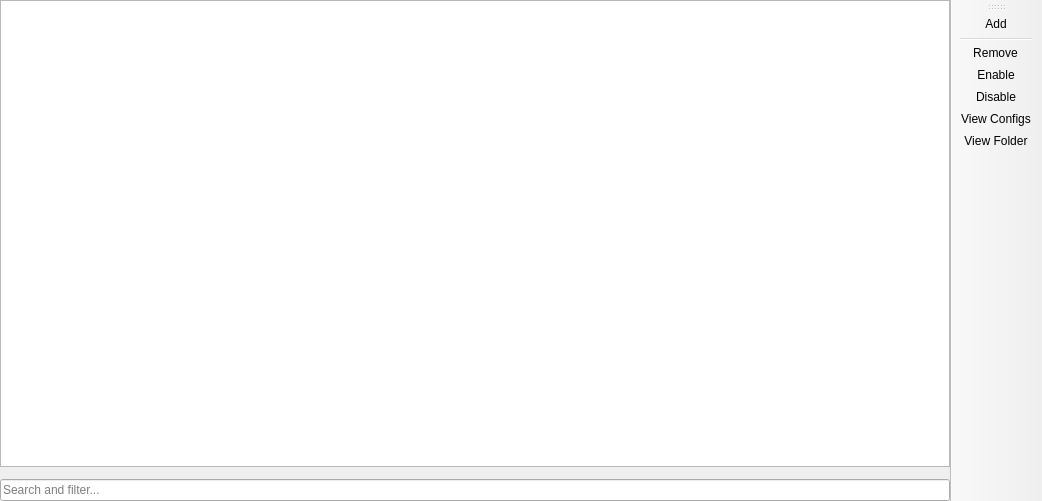
<?xml version="1.0" encoding="UTF-8"?>
<ui version="4.0">
 <class>ExternalResourcesPage</class>
 <widget class="QMainWindow" name="ExternalResourcesPage">
  <property name="geometry">
   <rect>
    <x>0</x>
    <y>0</y>
    <width>1042</width>
    <height>501</height>
   </rect>
  </property>
  <widget class="QWidget" name="centralwidget">
   <layout class="QGridLayout" name="gridLayout">
    <property name="leftMargin">
     <number>0</number>
    </property>
    <property name="topMargin">
     <number>0</number>
    </property>
    <property name="rightMargin">
     <number>0</number>
    </property>
    <property name="bottomMargin">
     <number>0</number>
    </property>
    <item row="4" column="1" colspan="3">
     <layout class="QGridLayout" name="gridLayout_2">
      <item row="0" column="0">
       <widget class="QLineEdit" name="filterEdit">
        <property name="placeholderText">
         <string>Search and filter...</string>
        </property>
        <property name="clearButtonEnabled">
         <bool>true</bool>
        </property>
       </widget>
      </item>
     </layout>
    </item>
    <item row="2" column="1" colspan="3">
     <widget class="InfoFrame" name="frame">
      <property name="sizePolicy">
       <sizepolicy hsizetype="Preferred" vsizetype="Minimum">
        <horstretch>0</horstretch>
        <verstretch>0</verstretch>
       </sizepolicy>
      </property>
     </widget>
    </item>
    <item row="1" column="1" colspan="3">
     <widget class="ModListView" name="treeView">
      <property name="sizePolicy">
       <sizepolicy hsizetype="Expanding" vsizetype="Expanding">
        <horstretch>0</horstretch>
        <verstretch>0</verstretch>
       </sizepolicy>
      </property>
      <property name="acceptDrops">
       <bool>true</bool>
      </property>
      <property name="dragDropMode">
       <enum>QAbstractItemView::DropOnly</enum>
      </property>
     </widget>
    </item>
   </layout>
  </widget>
  <widget class="WideBar" name="actionsToolbar">
   <property name="windowTitle">
    <string>Actions</string>
   </property>
   <property name="toolButtonStyle">
    <enum>Qt::ToolButtonTextOnly</enum>
   </property>
   <attribute name="toolBarArea">
    <enum>RightToolBarArea</enum>
   </attribute>
   <attribute name="toolBarBreak">
    <bool>false</bool>
   </attribute>
   <addaction name="actionAddItem"/>
   <addaction name="separator"/>
   <addaction name="actionRemoveItem"/>
   <addaction name="actionEnableItem"/>
   <addaction name="actionDisableItem"/>
   <addaction name="actionViewConfigs"/>
   <addaction name="actionViewFolder"/>
  </widget>
  <action name="actionAddItem">
   <property name="text">
    <string>&amp;Add</string>
   </property>
   <property name="toolTip">
    <string>Add</string>
   </property>
  </action>
  <action name="actionRemoveItem">
   <property name="text">
    <string>&amp;Remove</string>
   </property>
   <property name="toolTip">
    <string>Remove selected item</string>
   </property>
  </action>
  <action name="actionEnableItem">
   <property name="text">
    <string>&amp;Enable</string>
   </property>
   <property name="toolTip">
    <string>Enable selected item</string>
   </property>
  </action>
  <action name="actionDisableItem">
   <property name="text">
    <string>&amp;Disable</string>
   </property>
   <property name="toolTip">
    <string>Disable selected item</string>
   </property>
  </action>
  <action name="actionViewConfigs">
   <property name="text">
    <string>View &amp;Configs</string>
   </property>
   <property name="toolTip">
    <string>Open the 'config' folder in the system file manager.</string>
   </property>
  </action>
  <action name="actionViewFolder">
   <property name="text">
    <string>View &amp;Folder</string>
   </property>
  </action>
  <action name="actionDownloadItem">
   <property name="enabled">
    <bool>false</bool>
   </property>
   <property name="text">
    <string>&amp;Download</string>
   </property>
   <property name="toolTip">
    <string>Download a new resource</string>
   </property>
  </action>
  <action name="actionUpdateItem">
   <property name="enabled">
    <bool>false</bool>
   </property>
   <property name="text">
    <string>Check for &amp;Updates</string>
   </property>
   <property name="toolTip">
    <string>Try to check or update all selected resources (all resources if none are selected)</string>
   </property>
  </action>
 </widget>
 <customwidgets>
  <customwidget>
   <class>ModListView</class>
   <extends>QTreeView</extends>
   <header>ui/widgets/ModListView.h</header>
  </customwidget>
  <customwidget>
   <class>InfoFrame</class>
   <extends>QFrame</extends>
   <header>ui/widgets/InfoFrame.h</header>
   <container>1</container>
  </customwidget>
  <customwidget>
   <class>WideBar</class>
   <extends>QToolBar</extends>
   <header>ui/widgets/WideBar.h</header>
  </customwidget>
 </customwidgets>
 <tabstops>
  <tabstop>treeView</tabstop>
  <tabstop>filterEdit</tabstop>
 </tabstops>
 <resources/>
 <connections/>
</ui>
